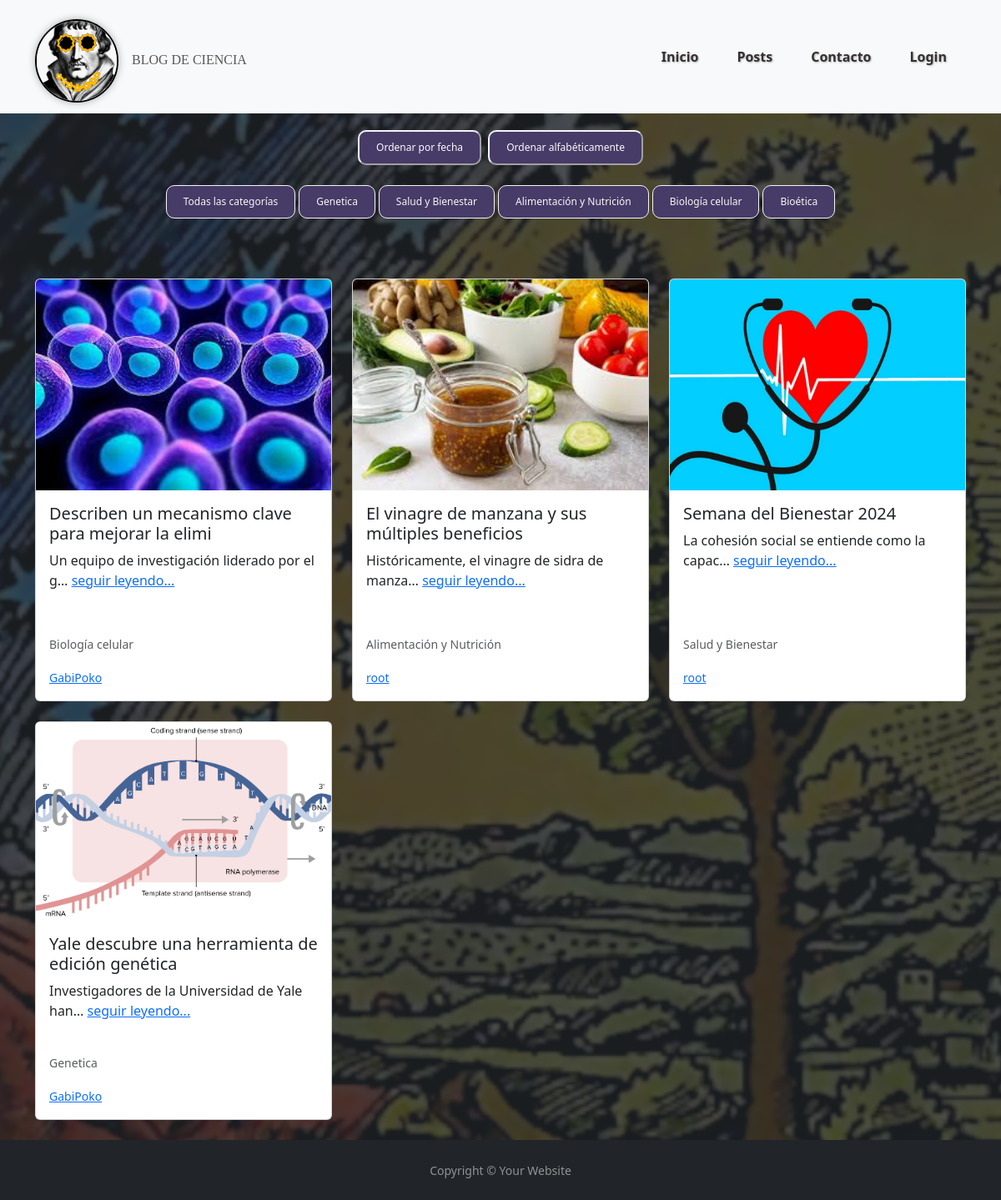
/posts/, run on the app's committed database.
### apps/posts/models.py (models this page shows, shortened)
class Categoria (models.Model):
    nombre = models.CharField (max_length=30, null= False)
    def __str__(self):
        return self.nombre

class Post(models.Model):
    titulo = models.CharField(max_length=100, null=False)
    subtitulo = models.CharField(max_length=100, null=True, blank=True)
    fecha = models.DateTimeField(auto_now_add=True)
    texto = models.TextField(null=False)
    activo = models.BooleanField(default=True)
    categoria = models.ForeignKey(Categoria, on_delete=models.SET_NULL, null=True, default='Sin categoría')
    imagen = models.ImageField(null=True, blank=True, upload_to='media', default='static/post_default.png')
    publicado = models.DateTimeField(default=timezone.now)
    autor = models.ForeignKey (settings.AUTH_USER_MODEL, on_delete=models.CASCADE, null= True)
    class Meta:
        ordering = ('-publicado',)

### apps/usuario/models.py (models this page shows, shortened)
class Usuario (AbstractUser):
    imagen = models.ImageField(null= True, blank= True, upload_to='usuarios', default= 'usuario/user_default.png')

### apps/posts/views.py (the view)
# urls.py: path('posts/', PostListView.as_view(), name='posts'),
class PostListView (ListView):
    model = Post
    template_name = 'posts/posts.html'
    context_object_name = 'posts'
    def get_queryset(self):
        queryset = super().get_queryset()
        ordenar_por = self.request.GET.get("ordenar")
        print(ordenar_por)
        if ordenar_por == "fecha":
            queryset = queryset.order_by("-fecha")
        elif ordenar_por == "alfabetico":
            queryset = queryset.order_by("-titulo")
        autor = self.request.GET.get("autor")
        if autor:
            queryset = queryset.filter(autor__username=autor)
        categoria = self.request.GET.get("categoria")
        if categoria:
            queryset = queryset.filter(categoria__nombre=categoria)
        return queryset
    def get_context_data(self, **kwargs):
        context = super().get_context_data(**kwargs)
        context["categorias"] = Categoria.objects.all()
        return context

### apps/posts/templatetags/colaborador_tags.py (called while the page is built)
@register.filter(name='has_group')
def has_group (user, group_name):
    return user.groups.filter(name=group_name).exists()

### templates/posts/posts.html (shortened to what this page needs)
{% extends 'base.html' %}
{% load static %}
{% load colaborador_tags %}
{% block contenido %}
<body style="background-color: #212529;">
    <div style="position: fixed; top: 0; left: 0; width: 100%; height: 100%; z-index: -1; opacity: 0.2;">
    </div>
</body>
<div class="container mt-3 text-center">
    <div class="row justify-content-center">
        <div class="col-md-auto">
            <a href="?ordenar=fecha"><button class="estilo-boton">Ordenar por fecha</button></a>
            <a href="?ordenar=alfabetico"><button class="estilo-boton">Ordenar alfabéticamente</button></a>
        </div>
    </div>
    <div class="row justify-content-center mt-3">
        <div class="col-md-auto">
            <div class="contenedor-categorias">
                <a href="{% url 'apps.posts:posts' %}" class="btn btn-outline-dark">Todas las categorías</a>
                {% for categoria in categorias %}
                    <a href="?categoria={{categoria.nombre}}" class="btn btn-outline-dark">{{categoria.nombre}}</a>
                {% endfor %}
            </div>
        </div>
    </div>
</div>
<br>
<br>
<div class="container-fluid d-flex justify-content-center align-items-center" style="min-height: 100vh; width: 100vw; margin-top: 20px;">
    <div class="container">
        <div class="row">
            {% for i in posts %}
            <div class="col-md-4 mb-4">
                <div class="card mb-4 h-100">
                    <img src="{{ i.imagen.url }}" class="card-img-top img-fluid w-100 h-50" alt="Imagen de noticia">
                    <div class="card-body d-flex flex-column">
                        <h5 class="card-title">{{ i.titulo }}</h5>
                        <p class="card-text flex-grow-1">{{ i.texto | truncatechars:45 }}
                            <a href="{% url 'apps.posts:post_individual' i.id %}">seguir leyendo...</a>
                        </p>
                        <p class="card-text"><small class="text-muted">{{ i.categoria }}</small></p>
                        <a href="?autor={{i.autor}}"><small>{{i.autor}}</small></a>
                    </div>
                </div>
            </div>
            {% empty %}
            <h1 class="text-center w-100">No hay registros</h1>
            {% endfor %}
        </div>
    </div>
</div>
{% endblock %}

### static/css/style.css (style rules this page uses)
.estilo-boton { background-color: rgb(71, 59, 104); margin-top: -20px; text-decoration: none; border-radius: 10px; color: rgb(253, 249, 249); padding: 10px 20px; text-align: center; display: inline-block; font-size: 12px; margin: 4px 2px; cursor: pointer; border-color: whitesmoke; }
.contenedor-categorias { display: flex; align-items: center; }
.contenedor-categorias h5, .contenedor-categorias a { display: inline-block; margin-right: 15px; }
.contenedor-categorias a { background-color: rgb(71, 59, 104); margin-top: -20px; text-decoration: none; border-radius: 10px; color: rgb(248, 245, 245); padding: 10px 20px; text-align: center; display: inline-block; font-size: 12px; margin: 4px 2px; cursor: pointer; border-color: whitesmoke; }
.container-fluid .container { text-align: left; }

### data on the page
Categoria: nombre "Genetica"
Categoria: nombre "Salud y Bienestar"
Categoria: nombre "Alimentación y Nutrición"
Categoria: nombre "Biología celular"
Categoria: nombre "Bioética"
Post: imagen (picture), titulo "Describen un mecanismo clave para mejorar la elimi", texto "Un equipo de investigación liderado por el g…", categoria "Biología celular", autor "GabiPoko"
Post: imagen (picture), titulo "El vinagre de manzana y sus múltiples beneficios", texto "Históricamente, el vinagre de sidra de manza…", categoria "Alimentación y Nutrición", autor "root"
Post: imagen (picture), titulo "Semana del Bienestar 2024", texto "La cohesión social se entiende como la capac…", categoria "Salud y Bienestar", autor "root"
Post: imagen (picture), titulo "Yale descubre una herramienta de edición genética", texto "Investigadores de la Universidad de Yale han…", categoria "Genetica", autor "GabiPoko"
